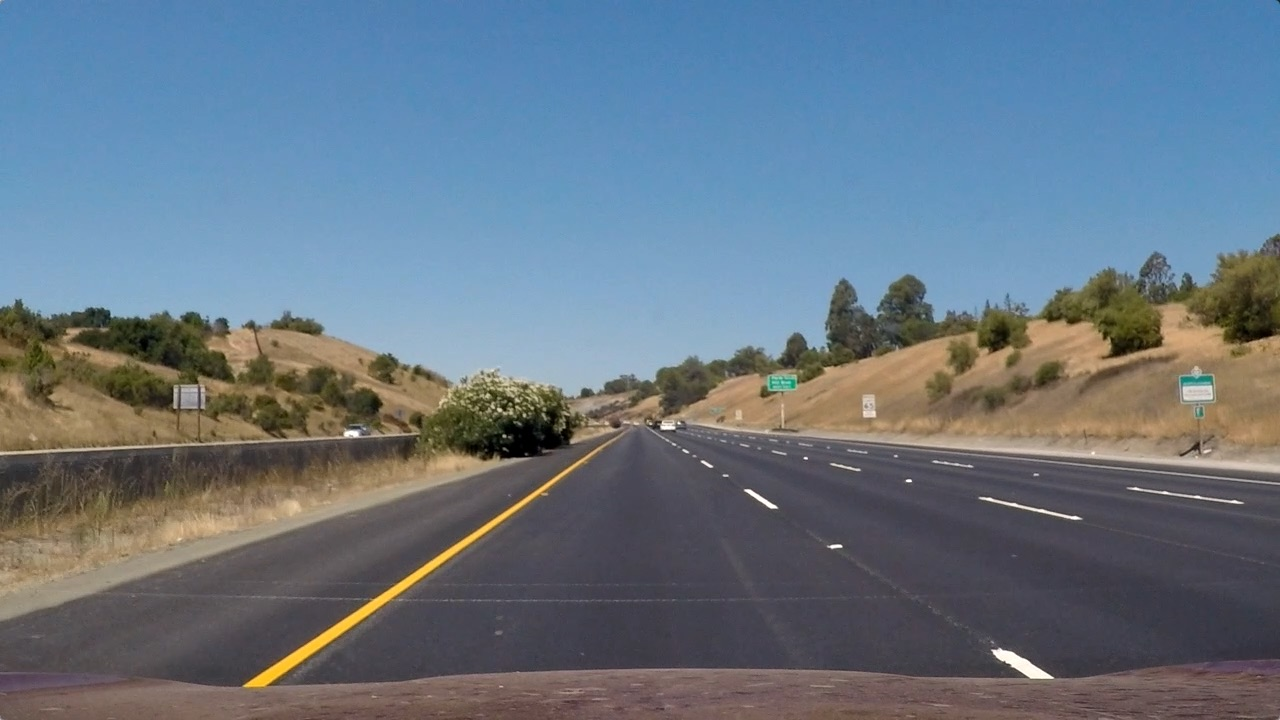
#> input picture test_images/straight_lines1.jpg, 1280 x 720 px
$ jupyter execute --allow-errors lane_lines.ipynb   (shell and % lines are left out)   (older library calls are emulated)
#> lines starting #> are read from the running program, lines starting #| are printed output that depends on the picture
Advanced Lane Lines
==

# The flow of pipeline
1. Undistort the image with camera calibration
1. Make binary image by threshold for color conversion and gradients
1. Warp the image to birds eye view
1. Identify lane-line pixels and fit their positions with a polynomial
1. Stabilize the detected result

### Undistort the image with camera calibration

[cell 1]
import cv2
import pickle
#> (the rest of this cell did not finish here and is left out)

### Make thresholded binary image for lane lines

[cell 2]
import numpy as np

# [47 lines left out: function binarize_for_line, not called in this run]

### Warp the image to birds eye view

[cell 3]
class Warper(object):
    # [10 lines left out: functions __init__, __call__, not called in this run]


class LaneWarper():
    # [14 lines left out: function __init__, not called in this run]

    def __call__(self, img, inverse=False):
        return self.warper(img, inverse)

###  Identify lane-line pixels and fit their positions with a polynomial

[cell 4]
import collections
VISUALIZE = False

class LineDetector(object):
    """ Detect a line of the boundary of the lane.
    The instance of this class detects either left or right line only.
    You need to instantiate for each left and right to detect lane area.
    The input image for this class should be left or right half of the binary warped image """

    # [177 lines left out: functions __init__, process, update_result, handle_not_found, reset, generate_poly_plot and 3 more, not called in this run]

    def get_current_plot(self,):
        return self.current_x, self.ploty

    def get_filtered_plot(self,):
        return self.filtered_x, self.ploty

    # [39 lines left out: functions measure_real, visualize, not called in this run]

[cell 5]
class AdvancedLaneFinder(object):
    # [114 lines left out: functions __init__, process, validate, visualize, draw_position, draw_curvature and 1 more, not called in this run]

### Parameter values

#> (a cell that did not finish here is left out)

[cell 7]
def show_example():
    %matplotlib inline
    import matplotlib.pyplot as plt

    src = cv2.imread('test_images/straight_lines1.jpg')
#> src is the input picture: shape (720, 1280, 3); mean B, G, R 131.2, 117.7, 103.2
    src = cv2.cvtColor(src, cv2.COLOR_BGR2RGB)
    undistort_img = undistort(src, cam_calib)

    # Show undistort image
    f, (ax1, ax2) = plt.subplots(1, 2, figsize=(20, 10))
    ax1.imshow(src)
    ax1.set_title('Source Image', fontsize=30)
    ax2.imshow(undistort_img)
    ax2.set_title('Undistort Image', fontsize=30)
    plt.show()

    # Show binarized image
    binarized = binarize_for_line(undistort_img, BINARIZE_PARAMS)

    f, (ax1, ax2) = plt.subplots(1, 2, figsize=(20, 10))
    ax1.imshow(undistort_img)
    ax1.set_title('Undistort Image', fontsize=30)
    ax2.imshow(binarized, cmap='gray')
    ax2.set_title('Binarized Image', fontsize=30)
    plt.show()

    # Draw src of warp M in red
    lane_warper = LaneWarper(src.shape[1], src.shape[0])
    pts = lane_warper.src.astype(np.int32)
    pts = pts.reshape((-1,1,2))
    undistort_img = cv2.polylines(undistort_img, [pts], True, (0, 0, 255), thickness=2)

    # Show warped image
    warped = lane_warper(undistort_img)

    # Draw dst of warp M in blue
    pts = lane_warper.dst.astype(np.int32)
    pts = pts.reshape((-1,1,2))
    dst= cv2.polylines(warped, [pts], True, (255, 0, 0), thickness=3)

    f, (ax1, ax2) = plt.subplots(1, 2, figsize=(20, 10))
    ax1.imshow(undistort_img)
    ax1.set_title('Undistort Image', fontsize=30)
    ax2.imshow(warped)
    ax2.set_title('Warped Image', fontsize=30)
    plt.show()

    # Show binary_warped image
    binary_warped = lane_warper(binarized)
    f, (ax1, ax2) = plt.subplots(1, 2, figsize=(20, 10))
    ax1.imshow(binarized, cmap='gray')
    ax1.set_title('Binarized Image', fontsize=30)
    ax2.imshow(binary_warped, cmap='gray')
    ax2.set_title('Binary Warped Image', fontsize=30)
    plt.show()

    # Show line detection
    # [4 lines left out: function get_line_detection_image, not called in this run]

    midpoint = binary_warped.shape[1] // 2
    left_dst = get_line_detection_image(binary_warped[:, :midpoint])
    right_dst = get_line_detection_image(binary_warped[:, midpoint:])

    f, (ax1, ax2) = plt.subplots(1, 2, figsize=(20, 10))
    ax1.imshow(binary_warped, cmap='gray')
    ax1.set_title('Binary warped image', fontsize=30)
    ax2.imshow(np.hstack([left_dst, right_dst]))
    ax2.set_title('Line detection', fontsize=30)
    plt.show()

    return

#> (the rest of this cell did not finish here and is left out)

### Pipeline execution

#### Set up

[cell 8]
import matplotlib.pyplot as plt

def setup():
    pipeline = AdvancedLaneFinder(1280, 720, cam_calib,
                                  FINDER_PARAMS, BINARIZE_PARAMS, LINE_PARAMS)
    def process_frame(img):
        pipeline.process(img)
        return pipeline.visualize()
    return process_frame

#### Process still picture

[cell 9]
src = cv2.imread('test_images/test1.jpg')
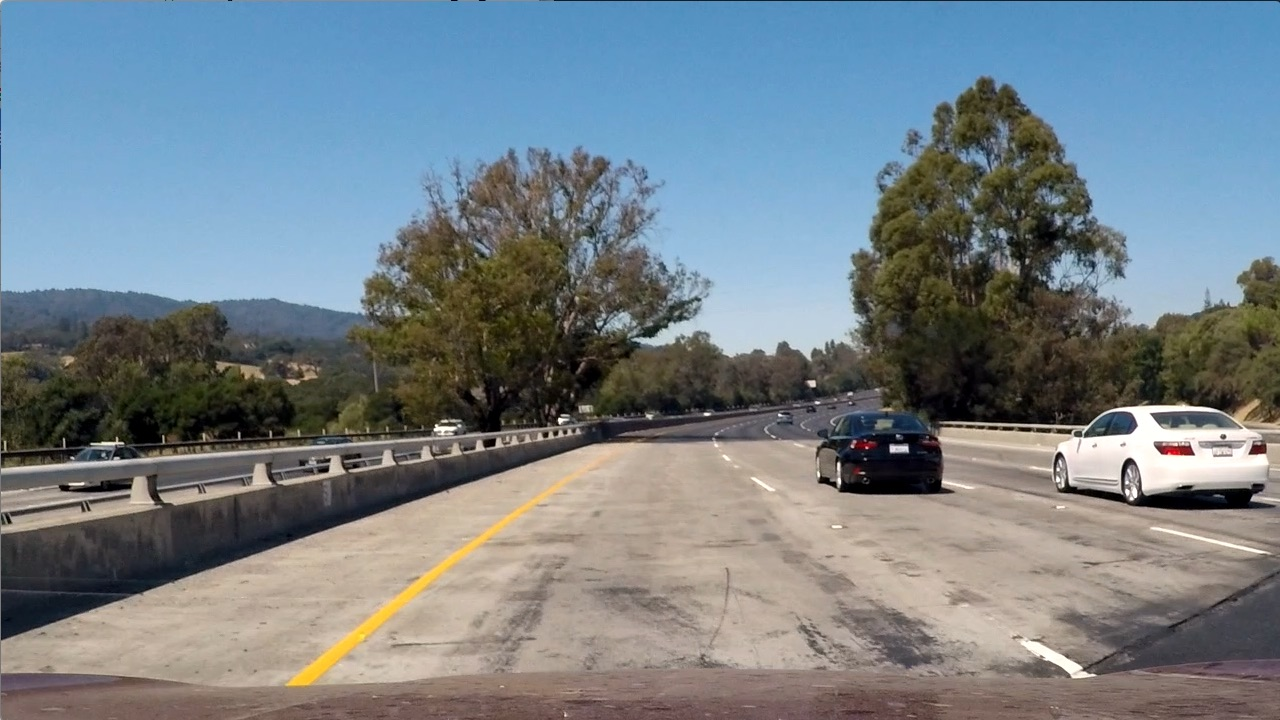
#> input picture test_images/test1.jpg, 1280 x 720 px
#> src is the input picture: shape (720, 1280, 3); mean B, G, R 135.5, 128.7, 117.5
# src = cv2.imread('test_images/project_video_Moment_6.jpg')
src = cv2.cvtColor(src, cv2.COLOR_BGR2RGB)
#> (the rest of this cell did not finish here and is left out)

[cell 10]
def process_all_images(src_dir, dst_dir):
#> called with src_dir = 'test_images', dst_dir = 'output_images'
    import os, glob
    for file_path in glob.glob('{}/*.jpg'.format(src_dir)):
        src = cv2.imread(file_path)
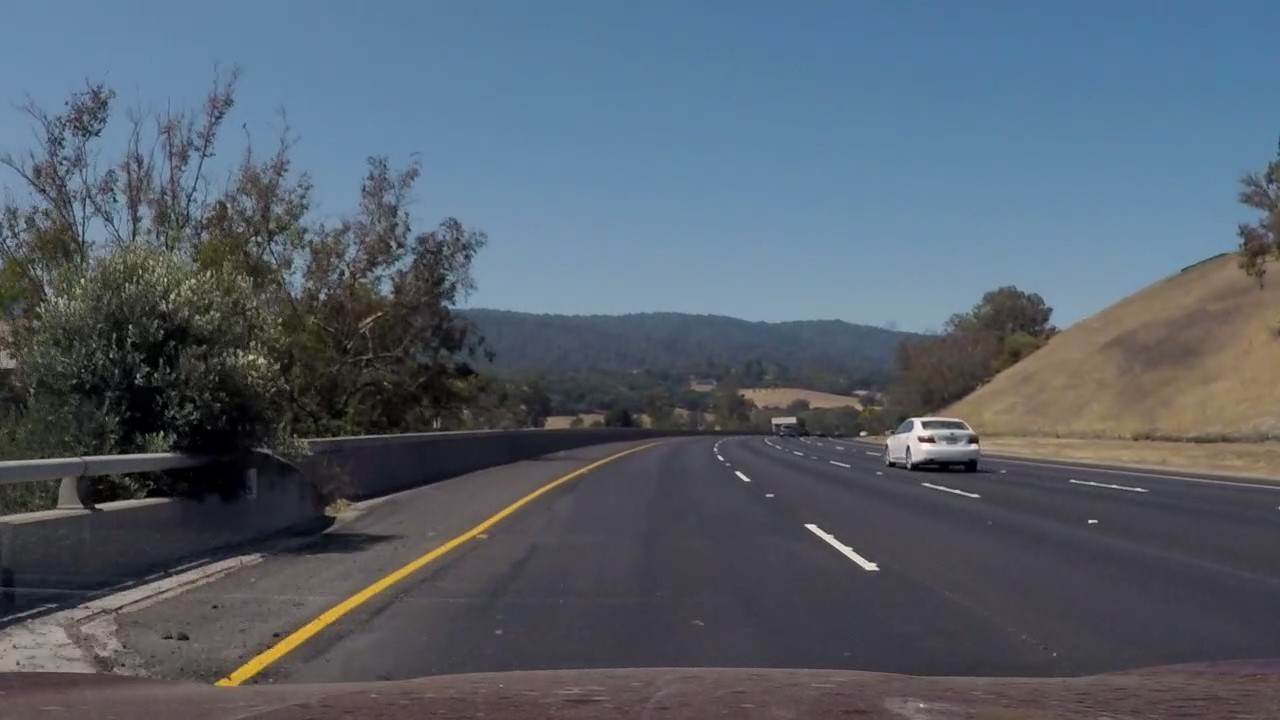
#> input picture test_images/project_video_Moment_1.jpg, 1280 x 720 px
#> src is the input picture: shape (720, 1280, 3); mean B, G, R 107.6, 95.5, 85.5
        src = cv2.cvtColor(src, cv2.COLOR_BGR2RGB)
        pipeline_func = setup()
        dst = pipeline_func(src)
        dst = cv2.cvtColor(dst, cv2.COLOR_RGB2BGR)
        cv2.imwrite(os.path.join(dst_dir, os.path.basename(file_path)), dst)
    return

#> (the rest of this cell did not finish here and is left out)
